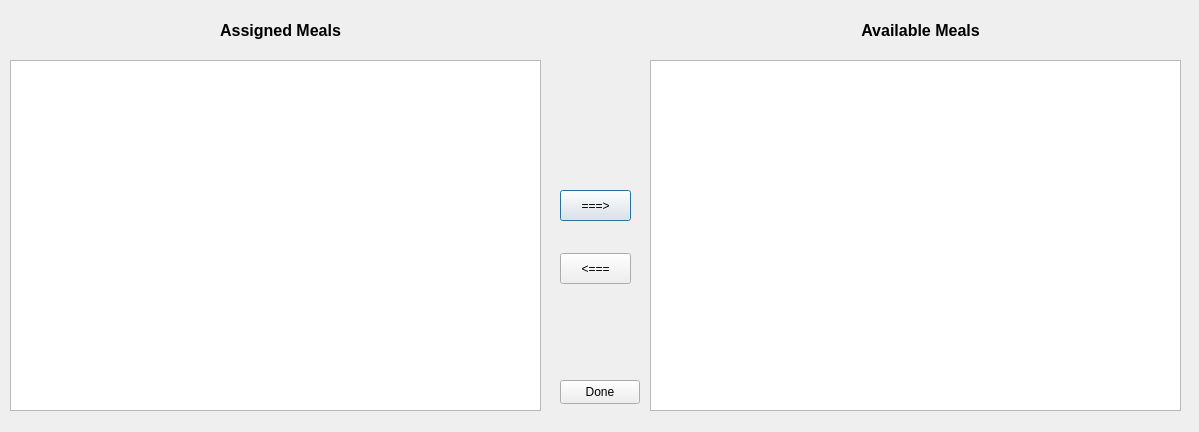
<?xml version="1.0" encoding="UTF-8"?>
<ui version="4.0">
 <class>EditTag_AssignedMeals</class>
 <widget class="QDialog" name="EditTag_AssignedMeals">
  <property name="geometry">
   <rect>
    <x>0</x>
    <y>0</y>
    <width>1199</width>
    <height>432</height>
   </rect>
  </property>
  <property name="windowTitle">
   <string>Assign Meals</string>
  </property>
  <widget class="QListWidget" name="listWidget_assignedMeals">
   <property name="geometry">
    <rect>
     <x>10</x>
     <y>60</y>
     <width>531</width>
     <height>351</height>
    </rect>
   </property>
   <property name="alternatingRowColors">
    <bool>true</bool>
   </property>
   <property name="resizeMode">
    <enum>QListView::Fixed</enum>
   </property>
   <property name="itemAlignment">
    <set>Qt::AlignCenter</set>
   </property>
  </widget>
  <widget class="QPushButton" name="pushButton_unassignMeal">
   <property name="geometry">
    <rect>
     <x>560</x>
     <y>190</y>
     <width>71</width>
     <height>31</height>
    </rect>
   </property>
   <property name="text">
    <string>===&gt;</string>
   </property>
  </widget>
  <widget class="QPushButton" name="pushButton">
   <property name="geometry">
    <rect>
     <x>560</x>
     <y>380</y>
     <width>80</width>
     <height>24</height>
    </rect>
   </property>
   <property name="text">
    <string>Done</string>
   </property>
  </widget>
  <widget class="QLabel" name="label_unassignedMealsTitle">
   <property name="geometry">
    <rect>
     <x>850</x>
     <y>20</y>
     <width>141</width>
     <height>21</height>
    </rect>
   </property>
   <property name="text">
    <string>&lt;html&gt;&lt;head/&gt;&lt;body&gt;&lt;p align=&quot;center&quot;&gt;&lt;span style=&quot; font-size:12pt; font-weight:700;&quot;&gt;Available Meals&lt;/span&gt;&lt;/p&gt;&lt;/body&gt;&lt;/html&gt;</string>
   </property>
  </widget>
  <widget class="QLabel" name="label_assignedMealsTitle">
   <property name="geometry">
    <rect>
     <x>210</x>
     <y>20</y>
     <width>141</width>
     <height>21</height>
    </rect>
   </property>
   <property name="text">
    <string>&lt;html&gt;&lt;head/&gt;&lt;body&gt;&lt;p align=&quot;center&quot;&gt;&lt;span style=&quot; font-size:12pt; font-weight:700;&quot;&gt;Assigned Meals&lt;/span&gt;&lt;/p&gt;&lt;/body&gt;&lt;/html&gt;</string>
   </property>
  </widget>
  <widget class="QListWidget" name="listWidget_unassignedMeals">
   <property name="geometry">
    <rect>
     <x>650</x>
     <y>60</y>
     <width>531</width>
     <height>351</height>
    </rect>
   </property>
   <property name="alternatingRowColors">
    <bool>true</bool>
   </property>
   <property name="resizeMode">
    <enum>QListView::Fixed</enum>
   </property>
   <property name="itemAlignment">
    <set>Qt::AlignCenter</set>
   </property>
  </widget>
  <widget class="QPushButton" name="pushButton_assignMeal">
   <property name="geometry">
    <rect>
     <x>560</x>
     <y>253</y>
     <width>71</width>
     <height>31</height>
    </rect>
   </property>
   <property name="text">
    <string>&lt;===</string>
   </property>
  </widget>
 </widget>
 <resources/>
 <connections/>
</ui>
